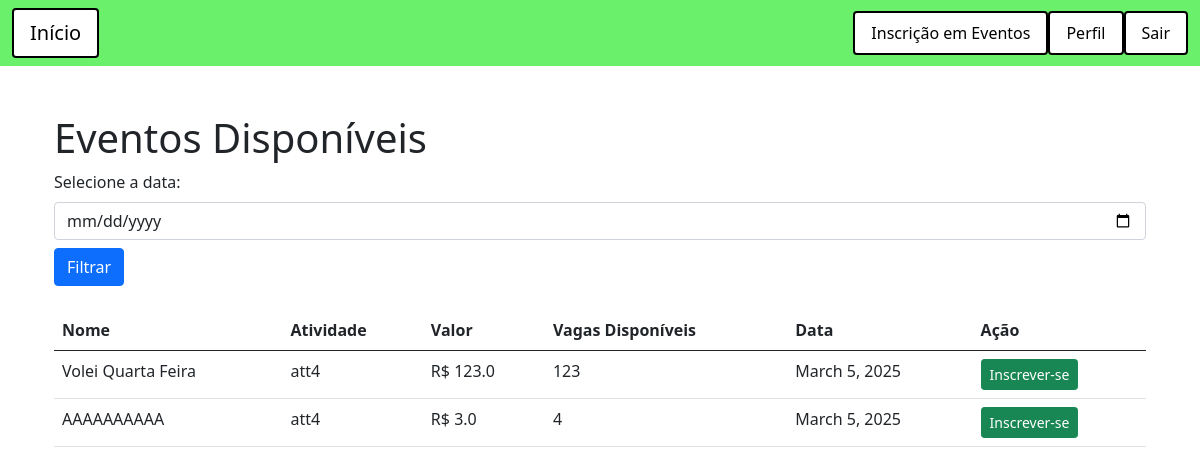
Before: /apiCategorias/eventos/listar/ (signed in) with the older database file.
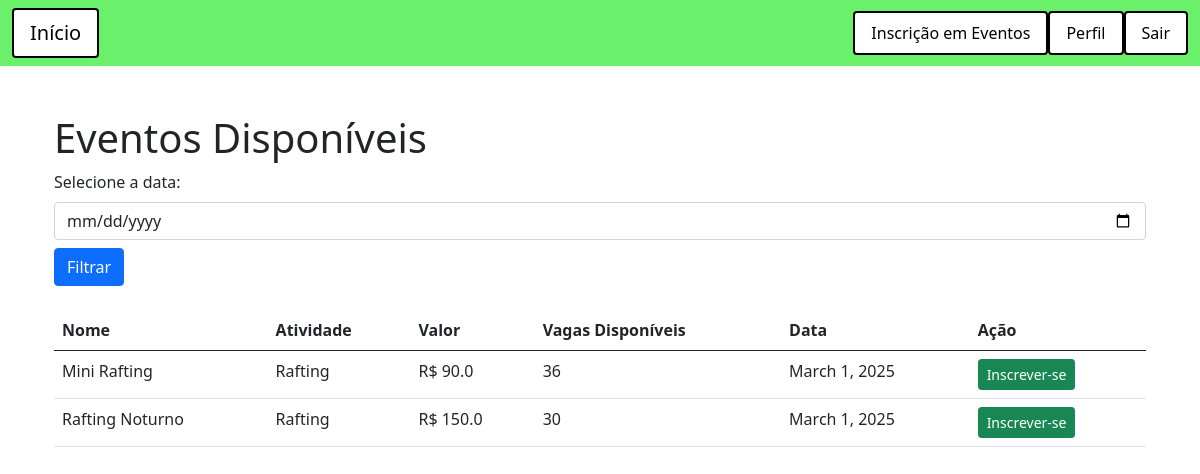
After: the same page with the newer database file.
### app_adrenalife/models.py (models this page shows, shortened)
class Evento(models.Model):
    id = models.AutoField(primary_key=True)
    nome = models.TextField(max_length=255, default='')
    atividade = models.ForeignKey(atividade, on_delete=models.CASCADE, null=False)
    valor = models.FloatField()
    vagas_disponiveis = models.IntegerField()
    data = models.DateField()

class atividade(models.Model):
    id = models.AutoField(primary_key=True)
    nome = models.TextField(max_length=255, default='')
    descricao = models.TextField(max_length=255, default='')
    categoria = models.ForeignKey(categoria_atividade, on_delete=models.CASCADE, null=False)

### app_adrenalife/views.py (the view)
# urls.py: path('eventos/listar/', views.listar_eventos, name='listar_eventos'),
def listar_eventos(request):
    return(UserServices.listagem_eventos(request))

### app_adrenalife/services.py (called while the page is built)
    @staticmethod
    def listagem_eventos(request):
        if not request.session.get('usuario_id'):
            return redirect('login')
        usuario_id = request.session.get('usuario_id')
        data_selecionada = request.GET.get('data', None)
        eventos = Evento.objects.all()
        if data_selecionada:
            data_selecionada = datetime.strptime(data_selecionada, '%Y-%m-%d').date()
            eventos = eventos.filter(data=data_selecionada)
        return render(request, 'eventos/listar_eventos.html', {'eventos': eventos, 'data_selecionada': data_selecionada, 'usuario_id': usuario_id})

### app_adrenalife/templates/eventos/listar_eventos.html (shortened to what this page needs)
{% extends 'base.html' %}
{% block conteudo %}
<div class="container mt-5">
    <h1>Eventos Disponíveis</h1>
    <form method="get" class="mb-4">
        <label for="data" class="form-label">Selecione a data:</label>
        <input type="date" class="form-control" id="data" name="data" value="{{ data_selecionada|date:'Y-m-d' }}">
        <button type="submit" class="btn btn-primary mt-2">Filtrar</button>
    </form>
    <table class="table">
        <thead>
            <tr>
                <th>Nome</th>
                <th>Atividade</th>
                <th>Valor</th>
                <th>Vagas Disponíveis</th>
                <th>Data</th>
                <th>Ação</th>
            </tr>
        </thead>
        <tbody>
            {% for evento in eventos %}
            <tr>
                <td>{{ evento.nome }}</td>
                <td>{{ evento.atividade.nome }}</td>
                <td>R$ {{ evento.valor }}</td>
                <td>{{ evento.vagas_disponiveis }}</td>
                <td>{{ evento.data }}</td>
                <td>
                    <form action="{% url 'inscricao' %}" method="POST" style="display: inline-block;" id="form-{{ evento.id }}">
                        <button type="button" class="btn btn-success btn-sm" onclick="logIds('{{ evento.id }}', '{{ usuario_id }}')">Inscrever-se</button>
                    </form>
                </td>
            </tr>
            {% endfor %}
        </tbody>
    </table>
</div>
{% endblock %}

### app_adrenalife/templates/base.html (shortened to what this page needs)
<!doctype html>
<html lang="en">
  <head>
    <link href="https://cdn.jsdelivr.net/npm/bootstrap@5.0.2/dist/css/bootstrap.min.css" rel="stylesheet">
    <link href="https://cdn.jsdelivr.net/npm/bootstrap-icons@1.10.3/font/bootstrap-icons.css" rel="stylesheet">
  </head>
  <body>
    <nav class="navbar navbar-expand-lg navbar-light" style="background-color: rgb(106, 240, 106);">
      <div class="container-fluid">
          <a class="navbar-brand" href="{% url 'home' %}" style="text-decoration: none; color: black; background-color: white; border: 2px solid black; padding: 8px 16px; border-radius: 4px; text-align: center;">Início</a>
          <div class="collapse navbar-collapse" id="navbarNav">
              <ul class="navbar-nav ms-auto">
                  {% if request.session.usuario_id %}
                      {% if request.session.tipo_usuario == 'funcionario' %}
                          <li class="nav-item">
                              <a class="nav-link" href="/cadastro_evento" style="color: black; background-color: white; border: 2px solid black; padding: 8px 16px; border-radius: 4px; text-align: center;">Eventos</a>
                          </li>
                          <li class="nav-item">
                              <a class="nav-link" href="/cadastro_atividades" style="color: black; background-color: white; border: 2px solid black; padding: 8px 16px; border-radius: 4px; text-align: center;">Atividades</a>
                          </li>
                          <li class="nav-item">
                              <a class="nav-link" href="/categoria_atividades" style="color: black; background-color: white; border: 2px solid black; padding: 8px 16px; border-radius: 4px; text-align: center;">Categorias de Atividades</a>
                          </li>
                      {% else %}
                          <li class="nav-item">
                              <a class="nav-link" href="{% url 'listar_eventos' %}" style="color: black; background-color: white; border: 2px solid black; padding: 8px 16px; border-radius: 4px; text-align: center;">Inscrição em Eventos</a>
                          </li>
                      {% endif %}
                      <li class="nav-item">
                          <a class="nav-link" href="{% url 'perfil' %}" style="color: black; background-color: white; border: 2px solid black; padding: 8px 16px; border-radius: 4px; text-align: center;">Perfil</a>
                      </li>
                      <li class="nav-item">
                          <a class="nav-link" href="{% url 'logout' %}" style="color: black; background-color: white; border: 2px solid black; padding: 8px 16px; border-radius: 4px; text-align: center;">Sair</a>
                      </li>
                  {% else %}
                      <li class="nav-item">
                          <a class="nav-link" href="{% url 'login' %}" style="color: black; background-color: white; border: 2px solid black; padding: 8px 16px; border-radius: 4px; text-align: center;">Login</a>
                      </li>
                  {% endif %}
              </ul>
          </div>
      </div>
  </nav>
    <div class="container mt-5">
      {% block conteudo %}
      {% endblock %}
    </div>
  </body>
</html>

Changed rows visible on the page:
removed Evento: nome "Volei Quarta Feira", atividade.nome "att4", valor "123.0", vagas_disponiveis "123", data "March 5, 2025"
removed Evento: nome "AAAAAAAAAA", atividade.nome "att4", valor "3.0", vagas_disponiveis "4", data "March 5, 2025"
added Evento: nome "Mini Rafting", atividade.nome "Rafting", valor "90.0", vagas_disponiveis "36", data "March 1, 2025"
added Evento: nome "Rafting Noturno", atividade.nome "Rafting", valor "150.0", vagas_disponiveis "30", data "March 1, 2025"
